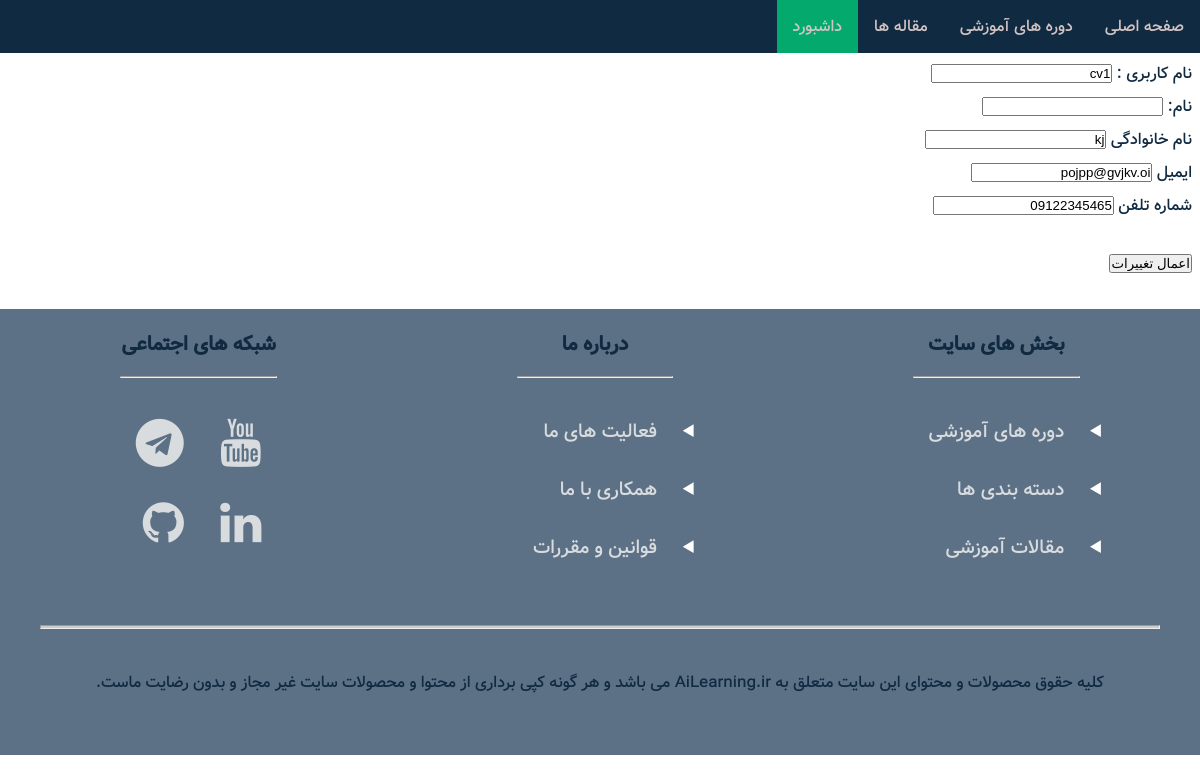
Screenshot of /user/dashboard/profile/ (signed in) with the database file from the repository.
### user/models.py (models this page shows, shortened)
class User(AbstractUser):
    phone_regex = RegexValidator(
        regex=r'^(\+98|0)?9\d{9}$',
        message="Phone number must be entered in the format: '+989999999999' or '09999999999'. "
    )
    phone = models.CharField(validators=[phone_regex], max_length=14)
    email = models.EmailField(max_length=50,blank=True,null=True,default='')

### user/views.py (the view, shortened to what this page needs)
# urls.py: path('dashboard/profile/', edit_profile, name='edit_profile'),
@login_required(login_url='/user/login/')
def edit_profile(request):
    user = request.user
    if request.method == 'GET':
        return render(request, 'user/edit_profile.html', {'user':user})

### templates/user/edit_profile.html (shortened to what this page needs)
{% extends "base/base.html" %}
    {% block navbar %}
    <ul>
      <li style="float:right"><a href="{% url 'index' %}"> صفحه اصلی </a></li>
      <li style="float:right"><a href="{% url 'courses' %}"> دوره های آموزشی</a></li>
      <li style="float:right"><a href="{% url 'article_list' %}">  مقاله ها  </a></li>
      <li style="float:right"><a class="active" href="{% url 'dashboard' %}"> داشبورد </a></li>
    </ul>
    {% endblock %}
{% block content %}
<div>
    <form action="" method="post" id="large">
        <p>
            <label for="username"> نام کاربری :</label>
            <input id="username" type="text" name="username" placeholder="{{user.username}}"
                        value="{{user.username}}">
        </p>
        <p>
            <label for="first">نام:  </label>
            <input id="first" type="text" name="first_name" placeholder="{{user.first_name}}"
                        value="{{user.first_name}}">
        </p>
        <p>
            <label for="last"> نام خانوادگی </label>
            <input id="last" type="text" name="last_name" placeholder="{{user.last_name}}"
                        value="{{user.last_name}}">
        </p>
        <p>
            <label for="email"> ایمیل </label>
            <input id="email" type="text" name="email" placeholder="{{user.email}}"
                        value="{{user.email}}"
                        pattern="[a-z0-9._%+-]+@[a-z0-9.-]+\.[a-z]{2,4}$"
                        oninvalid="setCustomValidity('فرمت وارد شده نادرست است.')"
                        onchange="try{setCustomValidity('')}catch(e){}">
        </p>
        <p>
            <label for="phone"> شماره تلفن </label>
            <input id="phone" type="text" name="phone" placeholder="{{user.phone}}"
                        value="{{user.phone}}"
                        pattern="[0]{1}[9]{1}[0-9]{9}"
                        oninvalid="setCustomValidity('شماره تلفن همراه باید با 09 شروع شود و یازده رقم باشد.')"
                        onchange="try{setCustomValidity('')}catch(e){}">
        </p>
        <p><br><input type="submit" value= "اعمال تغییرات"></p>
    </form>
</div>
{% endblock %}

### static/css/styles.css (style rules this page uses)
* { margin: 0; padding: 0; box-sizing: border-box; }
:root { --clr-primary: #e2711d; --clr-primary-light: #ffb627; --clr-grey-1: #102a42; --clr-grey-5: #617d98; --clr-grey-10: #f1f5f8; --clr-white: #fff; --ff-primary: "vazir", sans-serif; --transition: all 0.3s linear; }
body { font-family: var(--ff-primary); background: var(--clr-white); color: var(--clr-grey-1); text-align: right; font-size: 1rem; }
p { font-family: 'vazir', -apple-system, BlinkMacSystemFont, 'Segoe UI', Roboto, monospace; margin: 0.5rem; }
a { text-decoration: none; }
ul { list-style-type: none; margin: 0; padding: 0; overflow: hidden; background-color: var(--clr-grey-1); }
li { float: left; }
li a { display: block; color: rgb(211, 196, 196); text-align: center; padding: 14px 16px; text-decoration: none; transition: var(--transition); }
.active { background-color: #04AA6D; }

### rows the page displays
User: username "cv1", last_name "kj", email "pojpp@gvjkv.oi", phone "09122345465"
